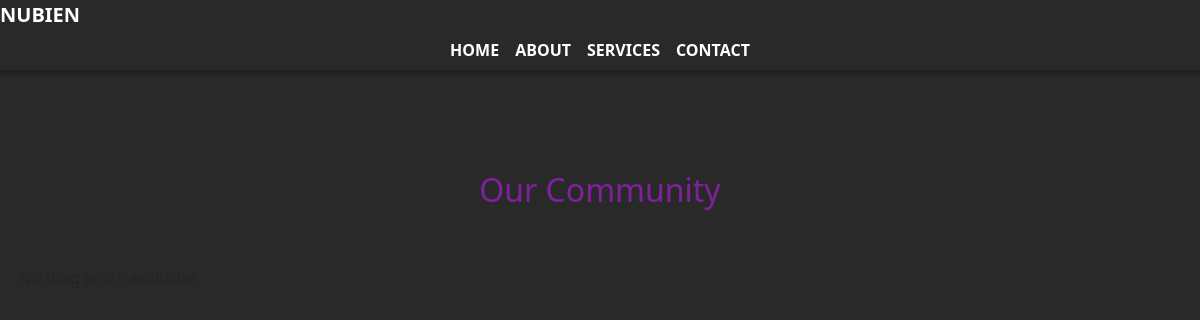
Page /about/ on the earlier database version.
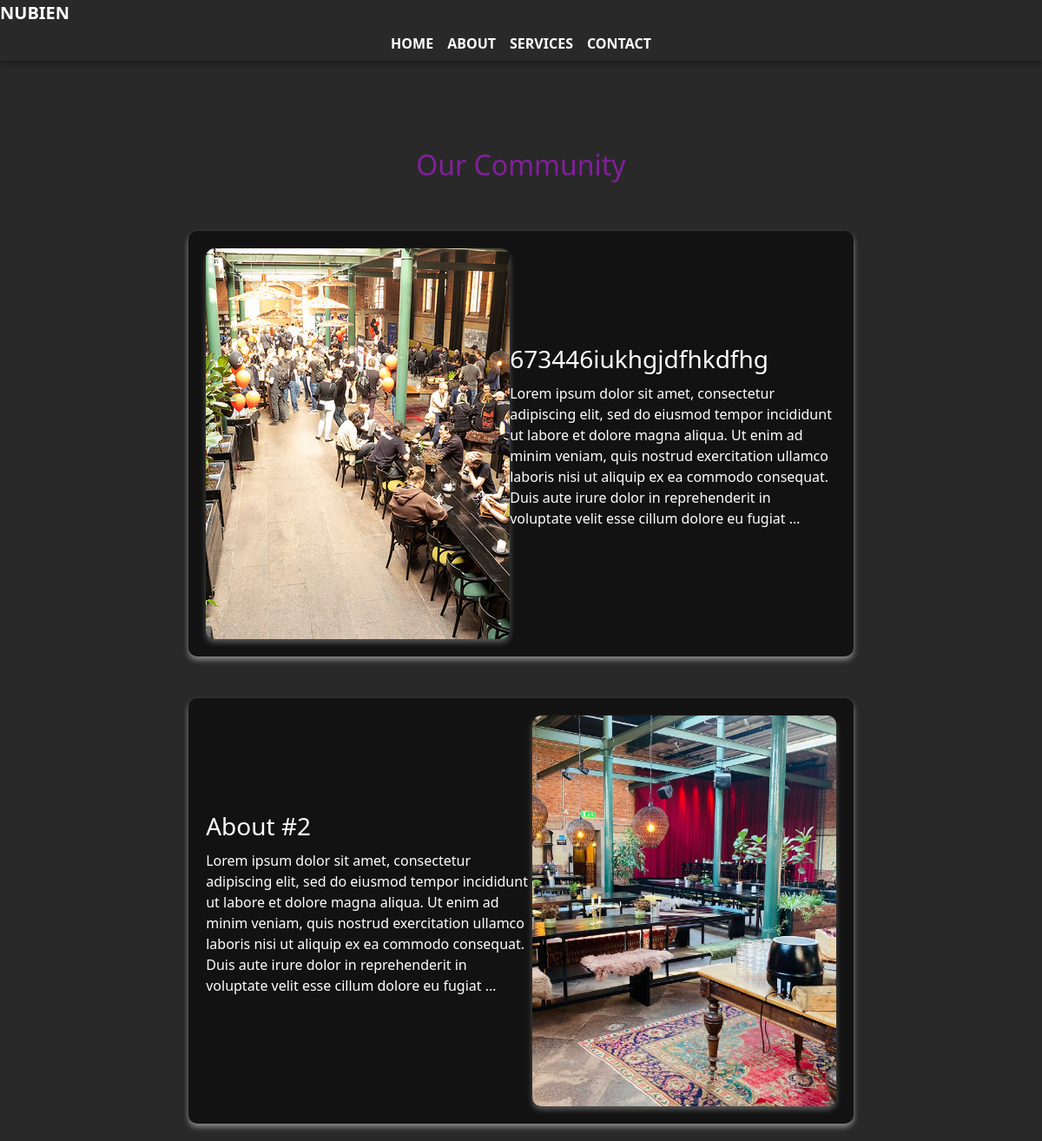
Same page on the later database version.
### nubien_blog/models.py (models this page shows, shortened)
class BlogPost(models.Model):
    category = models.ForeignKey(
        'Category',
        on_delete=models.SET_NULL,
        null=True,
        blank=True,
        related_name='blog_posts'
    )
    title = models.CharField(max_length=150)
    content = models.TextField()
    image = models.ImageField(upload_to='blog_images/', blank=True, null=True)
    alt_text = models.CharField(max_length=255, blank=True)
    created_at = models.DateTimeField(auto_now_add=True)
    updated_at = models.DateTimeField(auto_now=True)

### nubien_blog/views.py (the view)
# urls.py: path('about/', views.about, name='about'),  # About page
def about(request, id=None):
    home_content = HomePageContent.objects.first()  # Fetches the first content
    if id:
        blog_post = get_object_or_404(BlogPost, id=id)
        return render(request, 'about.html', {'home_content': home_content, 'blog_posts': [blog_post]})
    blog_posts = BlogPost.objects.all()
    return render(request, 'about.html', {'home_content': home_content, 'blog_posts': blog_posts})

### nubien_blog/templates/about.html (shortened to what this page needs)
{% load static %}
<!DOCTYPE html>
<html lang="en">
<head>
    <link href="https://cdn.jsdelivr.net/npm/bootstrap@5.0.1/dist/css/bootstrap.min.css" rel="stylesheet">
    <link rel="stylesheet" href="{% static 'css/about.css' %}">
    <link rel="stylesheet" href="{% static 'css/nav.css' %}">
</head>
<body>
    {% include 'nav.html' %}
<section class="blog-list">
    <h2>Our Community</h2>
    {% for blog in blog_posts %}
        <div class="blog-item">
            <div class="blog-content">
                <div class="blog-text">
                    <h3>{{ blog.title }}</h3>
                    <p>{{ blog.content|truncatewords:50 }}</p>
                </div>
                {% if blog.image %}
                    <div class="blog-image">
                        <img src="{{ blog.image.url }}" alt="{{ blog.title }}">
                    </div>
                {% endif %}
            </div>
        </div>
    {% empty %}
        <p>No blog posts available.</p>
    {% endfor %}
</section>
</body>
</html>

Differences in the rows shown:
added BlogPost: title "673446iukhgjdfhkdfhg", content "Lorem ipsum dolor sit amet, consectetur adipiscing elit, sed do eiusmod tempor incididunt ut labore et dolore magna aliqua. Ut enim ad minim veniam, quis nostrud exercitation ullamco laboris nisi ut aliquip ex ea commodo consequat. Duis aute irure dolor in reprehenderit in voluptate velit esse cillum dolore eu fugiat …", image (picture)
added BlogPost: title "About #2", content "Lorem ipsum dolor sit amet, consectetur adipiscing elit, sed do eiusmod tempor incididunt ut labore et dolore magna aliqua. Ut enim ad minim veniam, quis nostrud exercitation ullamco laboris nisi ut aliquip ex ea commodo consequat. Duis aute irure dolor in reprehenderit in voluptate velit esse cillum dolore eu fugiat …", image (picture)
